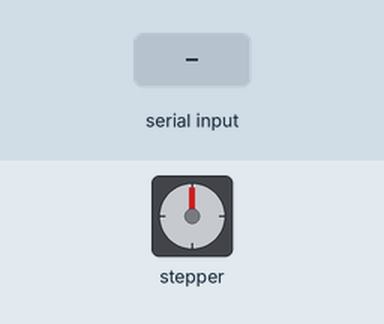
Recording of a sketch running on a simulated Arduino Uno, built with avr-gcc and run on an emulated ATmega328P. On the bench: stepper motor. The test bench sets the inputs (shaded band). Stepper angles assume 200 steps per turn; what the sketch prints to the serial monitor is not drawn.

Above: at 1.2 s.
1.3 s: "M90\n" received over Serial
2.8 s: "S90\n" received over Serial
4.3 s: "B90\n" received over Serial
Timing chart, 0 to 7.3 s (numbered marks = the images above; inputs shaded):
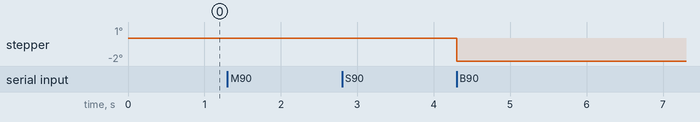

Measured:
- after the input at 1.3 s, every drawn part: stays the same
- after the input at 2.8 s, every drawn part: stays the same

The sketch:

arduino3.ino
```cpp
#include <AccelStepper.h>

const int stepPin = 2; // Step pin connected to Arduino digital pin 2
const int dirPin = 3;  // Direction pin connected to Arduino digital pin 3

// Initialize the stepper motor object
AccelStepper stepper(AccelStepper::DRIVER, stepPin, dirPin);

void setup() {
  // Set maximum speed and acceleration in steps per second per second
  stepper.setMaxSpeed(1000);
  stepper.setAcceleration(500);

  // Start serial communication
  Serial.begin(9600);
}

void loop() {
  if (Serial.available() > 0) {
    char command = Serial.read(); // Read the command from Python

    if (command == 'M') {
      int steps = Serial.parseInt(); // Read the number of steps from Python
      // Move the stepper motor
      //stepper.move(steps);
      //stepper.runToPosition();
      // Echo back to Python
      Serial.println("Movement completed");
    } else if (command == 'F') {
      int steps = Serial.parseInt(); // Read the number of steps from Python
      digitalWrite(dirPin, HIGH);
      for (int i = 0; i<=steps; i++){
        digitalWrite(stepPin, HIGH);
        delay(1);
        digitalWrite(stepPin, LOW);
        delay(1);
      }

      // Move forward continuously
      //stepper.setSpeed(1000); // Set speed (adjust as needed)
      //stepper.setAcceleration(500); // Set acceleration (adjust as needed)
      //stepper.move(-1); // Move continuously forward
      //stepper.runSpeed();
    } else if (command == 'B') {
      // Move backward continuously
      stepper.setSpeed(-1000); // Set speed (adjust as needed)
      stepper.setAcceleration(500); // Set acceleration (adjust as needed)
      //stepper.move(1); // Move continuously backward
      stepper.runSpeed();
    } else if (command == 'S') {
      // Stop the motor
      stepper.stop();
      Serial.println("Motor stopped");
    }
  }
}
```
